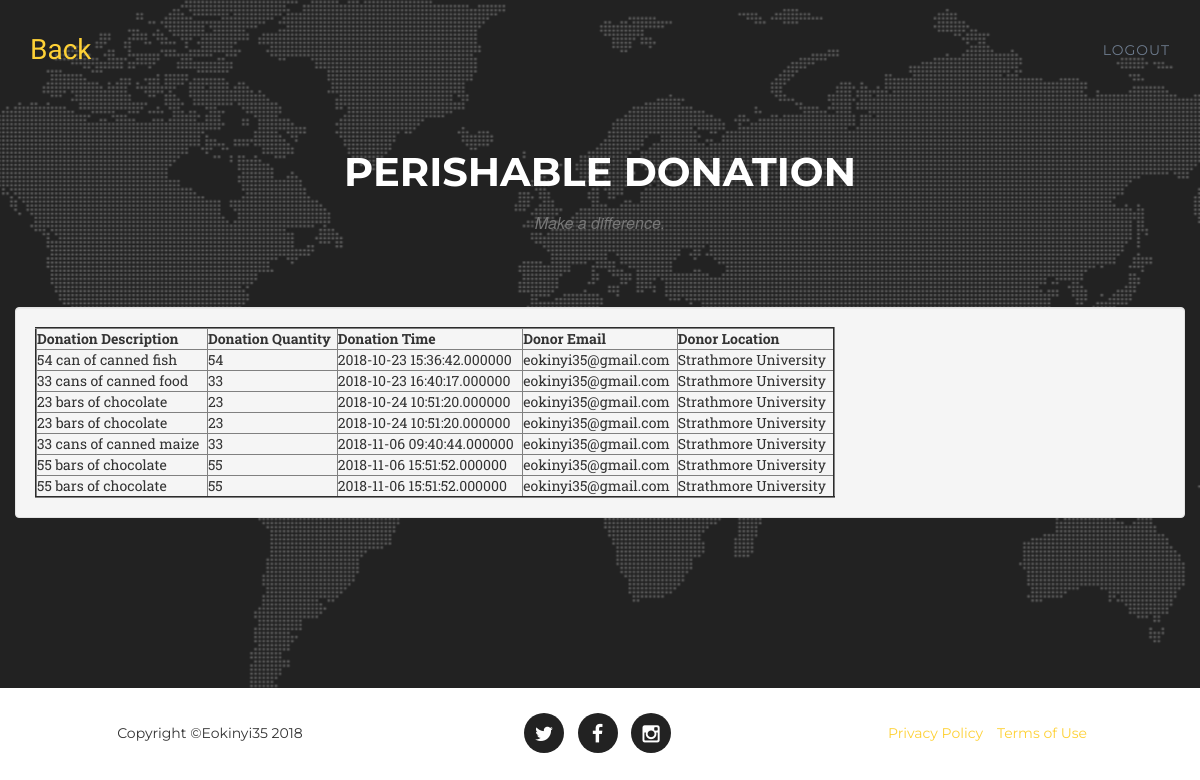
The app's page /perishabledonations.php with its own data.
### tables this page shows
CREATE TABLE `donations` (
  `user_id` int(20) NOT NULL,
  `donor_email` varchar(100) NOT NULL,
  `image` varchar(225) NOT NULL DEFAULT 'default.jpg',
  `donation_id` int(10) NOT NULL,
  `donation_description` varchar(30) NOT NULL,
  `donation_location` varchar(30) NOT NULL,
  `donation_quantity` int(10) NOT NULL,
  `donation_time` timestamp(6) NOT NULL DEFAULT CURRENT_TIMESTAMP(6),
  `FoodType` varchar(20) NOT NULL,
  `campaign_id` int(10) NOT NULL,
  `lat` float(10,6) NOT NULL,
  `lng` float(10,6) NOT NULL,
  `institution_id` int(10) NOT NULL,
  `status` int(1) NOT NULL DEFAULT '1',
  `expiry_date` date NOT NULL,
  `donor_phone` int(12) NOT NULL
);

### perishabledonations.php (the view, shortened to what this page needs)
<!DOCTYPE html>
<html lang="en">
<head>
    <link href="css/bootstrap.min.css" rel="stylesheet">
    <link href="css/agency.css" rel="stylesheet">
    <link href="font-awesome/css/font-awesome.min.css" rel="stylesheet" type="text/css">
</head>
<body>
 <section id="contact">
  <nav class="navbar navbar-default navbar-fixed-top">
        <div class="container">
            <div class="navbar-header page-scroll">
                <a class="navbar-brand page-scroll" href="reports.php">Back</a>
            </div>
            <div class="collapse navbar-collapse" id="bs-example-navbar-collapse-1">
                <ul class="nav navbar-nav navbar-right">
                     <li>
                        <a  class="page-scroll" href="logout.php">logout</a>
                    </li>
                </ul>
            </div>
        </div>
    </nav>
        <div class="container">
            <div class="row">
                <div class="col-lg-12 text-center">
                    <h2 class="section-heading">Perishable Donation</h2>
                    <h3 class="section-subheading text-muted">Make a difference.</h3>
                </div>
            </div>
            <div class="row">
             <form action="process.php"  method="POST" enctype ="multipart/form-data">
                <div class="row">
                <table align="center" >
                                        <tr>
                                          <td class="col-md-6">
                                            <form action="process9.php"  method="POST" enctype ="multipart/form-data">
                                              <div class="well">
                                                <?php
                                          require_once "connection.php";
                                           $sql = mysqli_query($conn,"SELECT * FROM donations WHERE FoodType = 'Perishable'");
                                          if(!empty($sql))
                                          {
                                            $row = mysqli_num_rows($sql);
                                            if($row > 0 ) {
                                              echo "<table border='2' width='800'>";
                                              echo "<tr>";
                                              echo "<th>Donation Description</th>";
                                              echo "<th>Donation Quantity</th>";
                                              echo "<th>Donation Time</th>";
                                              echo "<th>Donor Email</th>";
                                              echo "<th>Donor Location</th>";
                                              echo "</tr>";
                                               echo "<tbody>";
                                                while($row = $sql->fetch_assoc()) {
                                                echo "<tr>";
                                                echo "<td>" . $row['donation_description'] . "</td>";
                                                echo "<td>" . $row['donation_quantity'] . "</td>";
                                                echo "<td>" . $row['donation_time'] . "</td>";
                                                echo "<td>" . $row['donor_email'] . "</td>";
                                                echo "<td>" . $row['donation_location'] . "</td>";
                                                }
                                                echo "</table>";
                                              }else{
                                                echo "Table is empty";
                                              }
                                            }
                                          ?>
                                                </div>
                                            </form>
                                          </td>
                                        </tr>
                     </table>
                </div>
            </div>
        </div>
    </section>
    <footer>
        <div class="container">
            <div class="row">
                <div class="col-md-4">
                    <span class="copyright">Copyright &copy;Eokinyi35 2018</span>
                </div>
                <div class="col-md-4">
                    <ul class="list-inline social-buttons">
                        <li><a href="https://twitter.com/okinyi_emmanuel"><i class="fa fa-twitter"></i></a>
                        </li>
                        <li><a href="https://www.facebook.com/Emmanuel Okinyi/?pnref=lhc"><i class="fa fa-facebook"></i></a>
                        </li>
                        <li><a href="https://www.instagram.com/eokinyi/"><i class="fa fa-instagram"></i></a>
                        </li>
                    </ul>
                </div>
                <div class="col-md-4">
                    <ul class="list-inline quicklinks">
                        <li><a href="#">Privacy Policy</a>
                        </li>
                        <li><a href="#">Terms of Use</a>
                        </li>
                    </ul>
                </div>
            </div>
        </div>
    </footer>
</body>
</html>

### css/agency.css (style rules this page uses)
body { overflow-x:hidden; font-family:"Roboto Slab","Helvetica Neue",Helvetica,Arial,sans-serif }
.text-muted { color:#777 }
a,a:hover,a:focus,a:active,a.active { outline:0 }
a { color:#fed136 }
h1,h2,h3,h4,h5,h6 { font-family:Montserrat,"Helvetica Neue",Helvetica,Arial,sans-serif; text-transform:uppercase; font-weight:700 }
.navbar-default { background-color:#222; border-color:transparent }
.navbar-default .navbar-brand { color:#fed136; font-family:"Kaushan Script","Helvetica Neue",Helvetica,Arial,cursive }
.navbar-default .navbar-collapse { border-color:rgba(255,255,255,.02) }
.navbar-default .nav li a { font-family:Montserrat,"Helvetica Neue",Helvetica,Arial,sans-serif; text-transform:uppercase; font-weight:400;letter-spacing:1px; color:#6D7B8D }
@media (min-width:768px) { .navbar-default { background-color:transparent; padding:25px 0; -webkit-transition:padding .3s;-moz-transition:padding .3s;transition:padding .3s;border:0 } }
@media (min-width:768px) { .navbar-default .navbar-brand { font-size:2em; -webkit-transition:all .3s; -moz-transition:all .3s; transition:all .3s } }
section { padding:100px 0 }
section h2.section-heading { font-size:40px; margin-top:0; margin-bottom:15px }
section h3.section-subheading { font-size:16px; font-family:"Droid Serif","Helvetica Neue",Helvetica,Arial,sans-serif; text-transform:none; font-style:italic; font-weight:400; margin-bottom:75px }
@media (min-width:768px) { section { padding:150px 0 } }
section#contact { background-color:#222; background-image:url(../img/map-image.png); background-position:center; background-repeat:no-repeat }
section#contact .section-heading { color:#fff }
footer { padding:25px 0;text-align:center }
footer span.copyright { line-height:40px; font-family:Montserrat,"Helvetica Neue",Helvetica,Arial,sans-serif; text-transform:uppercase; text-transform:none }
footer ul.quicklinks { margin-bottom:0; line-height:40px; font-family:Montserrat,"Helvetica Neue",Helvetica,Arial,sans-serif; text-transform:uppercase; text-transform:none }
ul.social-buttons { margin-bottom:0 }
ul.social-buttons li a { display:block; background-color:#222; height:40px; width:40px; border-radius:100%; font-size:20px; line-height:40px; color:#fff; outline:0; -webkit-transition:all .3s; -moz-transition:all .3s; transition:all .3s }
body { webkit-tap-highlight-color:#fed136 }

### records on screen
donations: donation_description "54 can of canned fish", donation_quantity "54", donation_time "2018-10-23 15:36:42.000000", donor_email "eokinyi35@gmail.com", donation_location "Strathmore University"
donations: donation_description "33 cans of canned food", donation_quantity "33", donation_time "2018-10-23 16:40:17.000000", donor_email "eokinyi35@gmail.com", donation_location "Strathmore University"
donations: donation_description "23 bars of chocolate", donation_quantity "23", donation_time "2018-10-24 10:51:20.000000", donor_email "eokinyi35@gmail.com", donation_location "Strathmore University"
donations: donation_description "23 bars of chocolate", donation_quantity "23", donation_time "2018-10-24 10:51:20.000000", donor_email "eokinyi35@gmail.com", donation_location "Strathmore University"
donations: donation_description "33 cans of canned maize", donation_quantity "33", donation_time "2018-11-06 09:40:44.000000", donor_email "eokinyi35@gmail.com", donation_location "Strathmore University"
donations: donation_description "55 bars of chocolate", donation_quantity "55", donation_time "2018-11-06 15:51:52.000000", donor_email "eokinyi35@gmail.com", donation_location "Strathmore University"
donations: donation_description "55 bars of chocolate", donation_quantity "55", donation_time "2018-11-06 15:51:52.000000", donor_email "eokinyi35@gmail.com", donation_location "Strathmore University"
